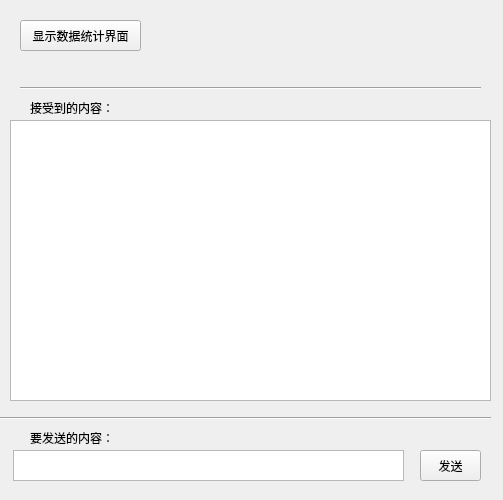
<?xml version="1.0" encoding="UTF-8"?>
<ui version="4.0">
 <class>TCPServerWidget</class>
 <widget class="QWidget" name="TCPServerWidget">
  <property name="geometry">
   <rect>
    <x>0</x>
    <y>0</y>
    <width>503</width>
    <height>500</height>
   </rect>
  </property>
  <property name="windowTitle">
   <string>TCPServerWidget</string>
  </property>
  <widget class="QTextEdit" name="textEditRead">
   <property name="geometry">
    <rect>
     <x>10</x>
     <y>120</y>
     <width>481</width>
     <height>281</height>
    </rect>
   </property>
  </widget>
  <widget class="Line" name="line">
   <property name="geometry">
    <rect>
     <x>20</x>
     <y>80</y>
     <width>461</width>
     <height>16</height>
    </rect>
   </property>
   <property name="orientation">
    <enum>Qt::Horizontal</enum>
   </property>
  </widget>
  <widget class="QLabel" name="label_3">
   <property name="geometry">
    <rect>
     <x>30</x>
     <y>100</y>
     <width>91</width>
     <height>16</height>
    </rect>
   </property>
   <property name="text">
    <string>接受到的内容：</string>
   </property>
  </widget>
  <widget class="QTextEdit" name="textEditWrite">
   <property name="geometry">
    <rect>
     <x>13</x>
     <y>450</y>
     <width>391</width>
     <height>31</height>
    </rect>
   </property>
  </widget>
  <widget class="Line" name="line_2">
   <property name="geometry">
    <rect>
     <x>0</x>
     <y>410</y>
     <width>491</width>
     <height>16</height>
    </rect>
   </property>
   <property name="orientation">
    <enum>Qt::Horizontal</enum>
   </property>
  </widget>
  <widget class="QLabel" name="label_4">
   <property name="geometry">
    <rect>
     <x>30</x>
     <y>430</y>
     <width>91</width>
     <height>16</height>
    </rect>
   </property>
   <property name="text">
    <string>要发送的内容：</string>
   </property>
  </widget>
  <widget class="QPushButton" name="buttonSend">
   <property name="geometry">
    <rect>
     <x>420</x>
     <y>450</y>
     <width>61</width>
     <height>31</height>
    </rect>
   </property>
   <property name="text">
    <string>发送</string>
   </property>
  </widget>
  <widget class="QPushButton" name="buttonShowDB">
   <property name="geometry">
    <rect>
     <x>20</x>
     <y>20</y>
     <width>121</width>
     <height>31</height>
    </rect>
   </property>
   <property name="text">
    <string>显示数据统计界面</string>
   </property>
  </widget>
 </widget>
 <resources/>
 <connections/>
</ui>
